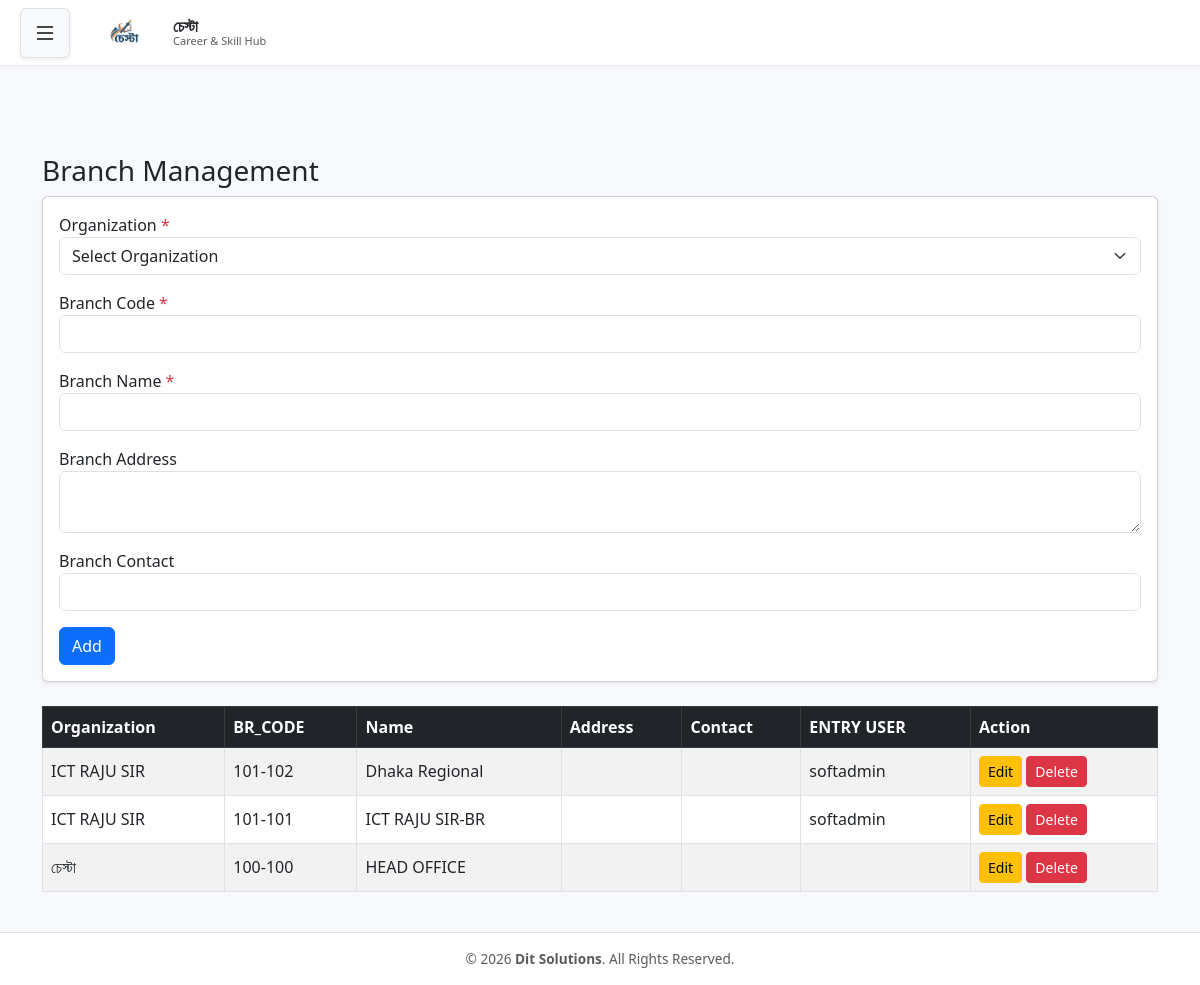
Page /add_branch.php (signed in) on the committed database.
### tables this page shows
CREATE TABLE `branch_info` (
  `BR_CODE` varchar(20) NOT NULL,
  `BRANCH_NAME` varchar(200) NOT NULL,
  `BRANCH_ADDRESS` varchar(200) DEFAULT NULL,
  `BRANCH_CONTACT` varchar(500) DEFAULT NULL,
  `ORG_CODE` varchar(20) NOT NULL,
  `AUTHORIZED_STATUS` char(1) DEFAULT NULL,
  `AUTHORIZED_USER` varchar(100) DEFAULT NULL,
  `AUTHORIZED_DATE` date DEFAULT NULL,
  `ENTRY_DATE` date DEFAULT NULL,
  `ENTRY_USER` varchar(200) DEFAULT NULL,
  `EDIT_DATE` date DEFAULT NULL,
  `EDIT_USER` varchar(200) DEFAULT NULL,
  `DELETE_USER` varchar(200) DEFAULT NULL,
  `DELETE_DATE` date DEFAULT NULL
);

CREATE TABLE `organization_info` (
  `ORG_CODE` varchar(20) NOT NULL,
  `ORGANIZATION_NAME` varchar(200) NOT NULL,
  `ORGANIZATION_ADDRESS` varchar(200) DEFAULT NULL,
  `ORGANIZATION_CONTACT` varchar(500) DEFAULT NULL,
  `AUTHORIZED_STARUS` varchar(1) DEFAULT NULL,
  `AUTHORIZED_USER` varchar(100) DEFAULT NULL,
  `AUTHORIZED_DATE` date DEFAULT NULL,
  `ENTRY_DATE` date DEFAULT NULL,
  `ENTRY_USER` varchar(200) DEFAULT NULL,
  `EDIT_DATE` date DEFAULT NULL,
  `EDIT_USER` varchar(200) DEFAULT NULL,
  `DELETE_USER` varchar(200) DEFAULT NULL,
  `DELETE_DATE` date DEFAULT NULL
);

### add_branch.php (the view, shortened to what this page needs)
<?php
require 'db.php';
$user      = $_SESSION['user'];
$userType  = $user['user_type_id'];
$canInsert = $user['can_insert'] ?? 1;
$canEdit   = $user['can_edit'] ?? 1;
$canDelete = $user['can_delete'] ?? 1;
$editBranch = null;
if ($userType == 1) {
    $stmt = $pdo->query("SELECT b.*, o.ORGANIZATION_NAME
                         FROM branch_info b
                         JOIN organization_info o ON b.ORG_CODE = o.ORG_CODE
                         ORDER BY o.ORGANIZATION_NAME, b.BRANCH_NAME");
    $branches = $stmt->fetchAll();
}
?>
<!DOCTYPE html>
<html lang="en">
<head>
    <link href="https://cdn.jsdelivr.net/npm/bootstrap@5.3.0/dist/css/bootstrap.min.css" rel="stylesheet">
</head>
<body class="d-flex flex-column min-vh-100">
<?php include 'header.php'; ?>
<main class="container py-4 flex-grow-1">
    <h3>Branch Management</h3>
    <?php if ($canInsert || $editBranch): ?>
    <div class="card mb-4 shadow-sm">
        <div class="card-body">
            <form method="post">
                <div class="mb-3">
                    <label>Organization <span class="text-danger">*</span></label>
                    <select name="org_code" id="orgSelect" class="form-select" required onchange="updateBranchPrefix()">
                        <option value="">Select Organization</option>
                    </select>
                </div>
                <div class="mb-3">
                    <label>Branch Code <span class="text-danger">*</span></label>
                    <input type="text" id="br_code" name="br_code" class="form-control" required
                           value="<?= htmlspecialchars($editBranch['BR_CODE'] ?? '') ?>" <?= $editBranch ? 'readonly' : '' ?>>
                </div>
                <div class="mb-3">
                    <label>Branch Name <span class="text-danger">*</span></label>
                    <input type="text" name="branch_name" class="form-control" required
                           value="<?= htmlspecialchars($editBranch['BRANCH_NAME'] ?? '') ?>">
                </div>
                <div class="mb-3">
                    <label>Branch Address</label>
                    <textarea name="branch_address" class="form-control"><?= htmlspecialchars($editBranch['BRANCH_ADDRESS'] ?? '') ?></textarea>
                </div>
                <div class="mb-3">
                    <label>Branch Contact</label>
                    <input type="text" name="branch_contact" class="form-control"
                           value="<?= htmlspecialchars($editBranch['BRANCH_CONTACT'] ?? '') ?>">
                </div>
                <button type="submit" class="btn btn-primary"><?= $editBranch ? 'Update' : 'Add' ?></button>
            </form>
        </div>
    </div>
    <?php endif; ?>
    <div class="table-responsive">
        <table class="table table-bordered table-striped align-middle">
            <thead class="table-dark">
                <tr>
                    <th>Organization</th>
                    <th>BR_CODE</th>
                    <th>Name</th>
                    <th>Address</th>
                    <th>Contact</th>
                    <th>ENTRY USER</th>
                    <th>Action</th>
                </tr>
            </thead>
            <tbody>
                <?php foreach ($branches as $b): ?>
                    <tr>
                        <td><?= htmlspecialchars($b['ORGANIZATION_NAME']) ?></td>
                        <td><?= htmlspecialchars($b['BR_CODE']) ?></td>
                        <td><?= htmlspecialchars($b['BRANCH_NAME']) ?></td>
                        <td><?= htmlspecialchars($b['BRANCH_ADDRESS']) ?></td>
                        <td><?= htmlspecialchars($b['BRANCH_CONTACT']) ?></td>
                        <td><?= htmlspecialchars($b['ENTRY_USER']) ?></td>
                        <td>
                            <?php if ($canEdit): ?>
                                <a href="?edit=<?= urlencode($b['BR_CODE']) ?>" class="btn btn-sm btn-warning">Edit</a>
                            <?php endif; ?>
                            <?php if ($canDelete): ?>
                                <a href="?delete=<?= urlencode($b['BR_CODE']) ?>" class="btn btn-sm btn-danger"
                                   onclick="return confirm('Are you sure you want to delete this branch?')">Delete</a>
                            <?php endif; ?>
                        </td>
                    </tr>
                <?php endforeach; ?>
            </tbody>
        </table>
    </div>
</main>
<?php include 'footer.php'; ?>
</body>
</html>

### header.php (style rules this page uses)
:root { --sidebar-width: 280px; --dark-navy: #1a1a2e; --light-navy: #252545; }
body { background-color: #f8f9fc; margin: 0; min-height: 100vh; display: flex; }

### footer.php (style rules this page uses)
html, body { height: 100%; margin: 0; }
main { flex: 1; }

### rows in the picture
branch_info: organization_info.ORGANIZATION_NAME "ICT RAJU SIR", BR_CODE "101-102", BRANCH_NAME "Dhaka Regional", ENTRY_USER "softadmin"
branch_info: organization_info.ORGANIZATION_NAME "ICT RAJU SIR", BR_CODE "101-101", BRANCH_NAME "ICT RAJU SIR-BR", ENTRY_USER "softadmin"
branch_info: organization_info.ORGANIZATION_NAME "চেস্টা", BR_CODE "100-100", BRANCH_NAME "HEAD OFFICE"

### other values in the picture
$orgName "চেস্টা"
